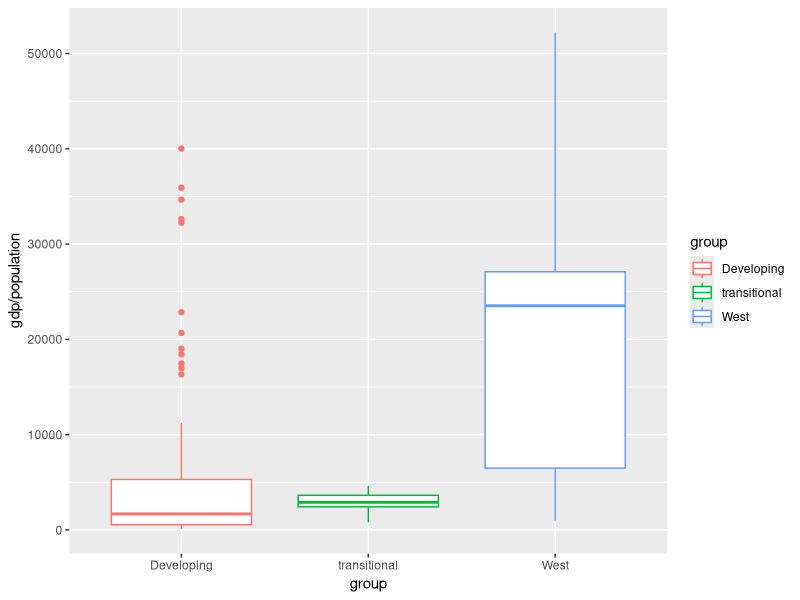

Here is the R script that generated this plot:
library(dslabs)
library(tidyverse)
library(gtools)

data("gapminder")

west <- c("Western Europe", "Northern Europe", "Southern Europe", "Northern America", "Australia and New Zealand")
transitional <- c("Russia", "India", "Brazil", "China", "South Africa")

gapminder %>% filter(year == 2010) %>%
  mutate(group = ifelse(region %in% west, "West", ifelse(country %in% transitional, "transitional", "Developing"))) %>%
  ggplot(aes(y = gdp/population, x = group, color = group)) +
  geom_boxplot()  
